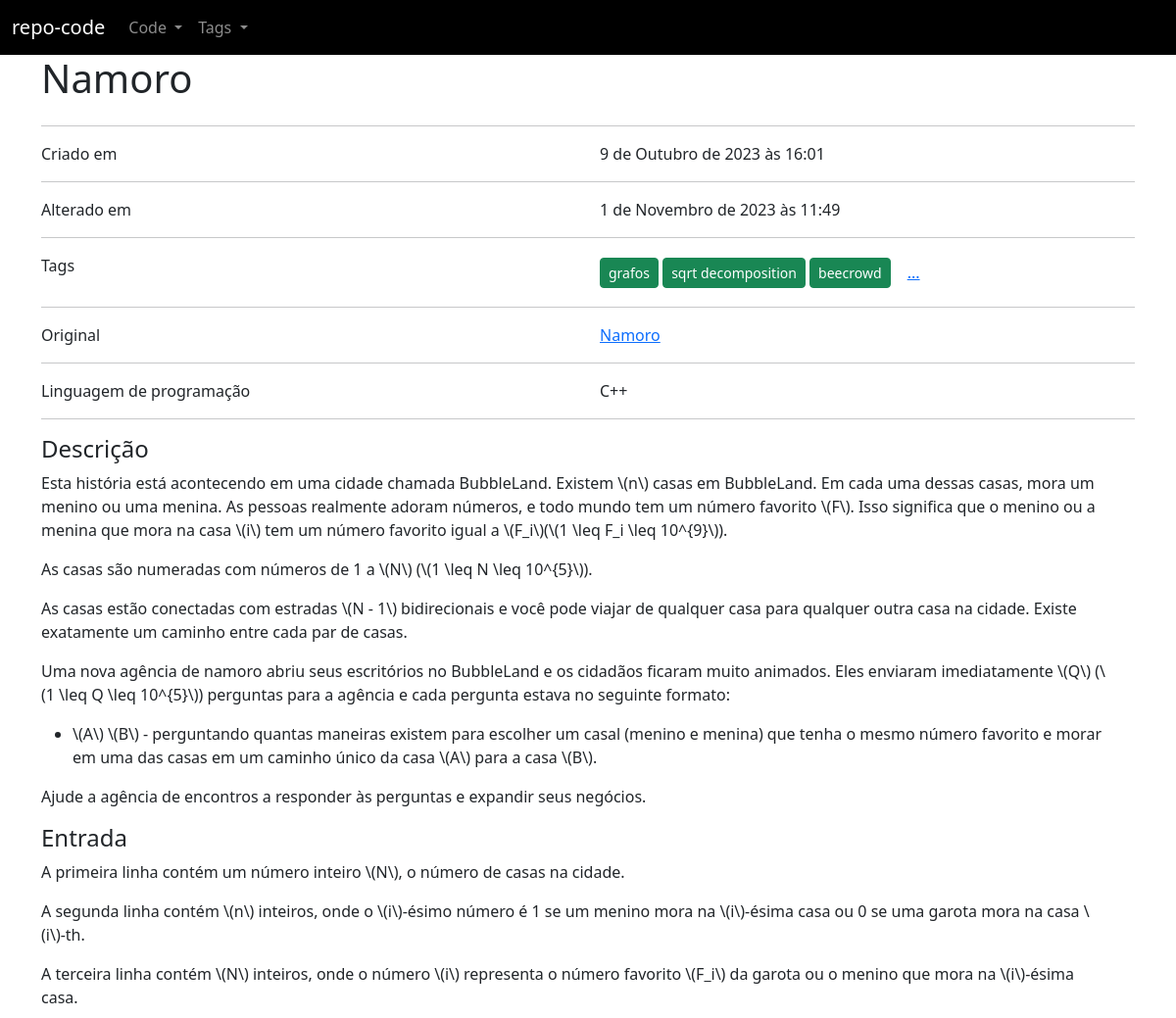
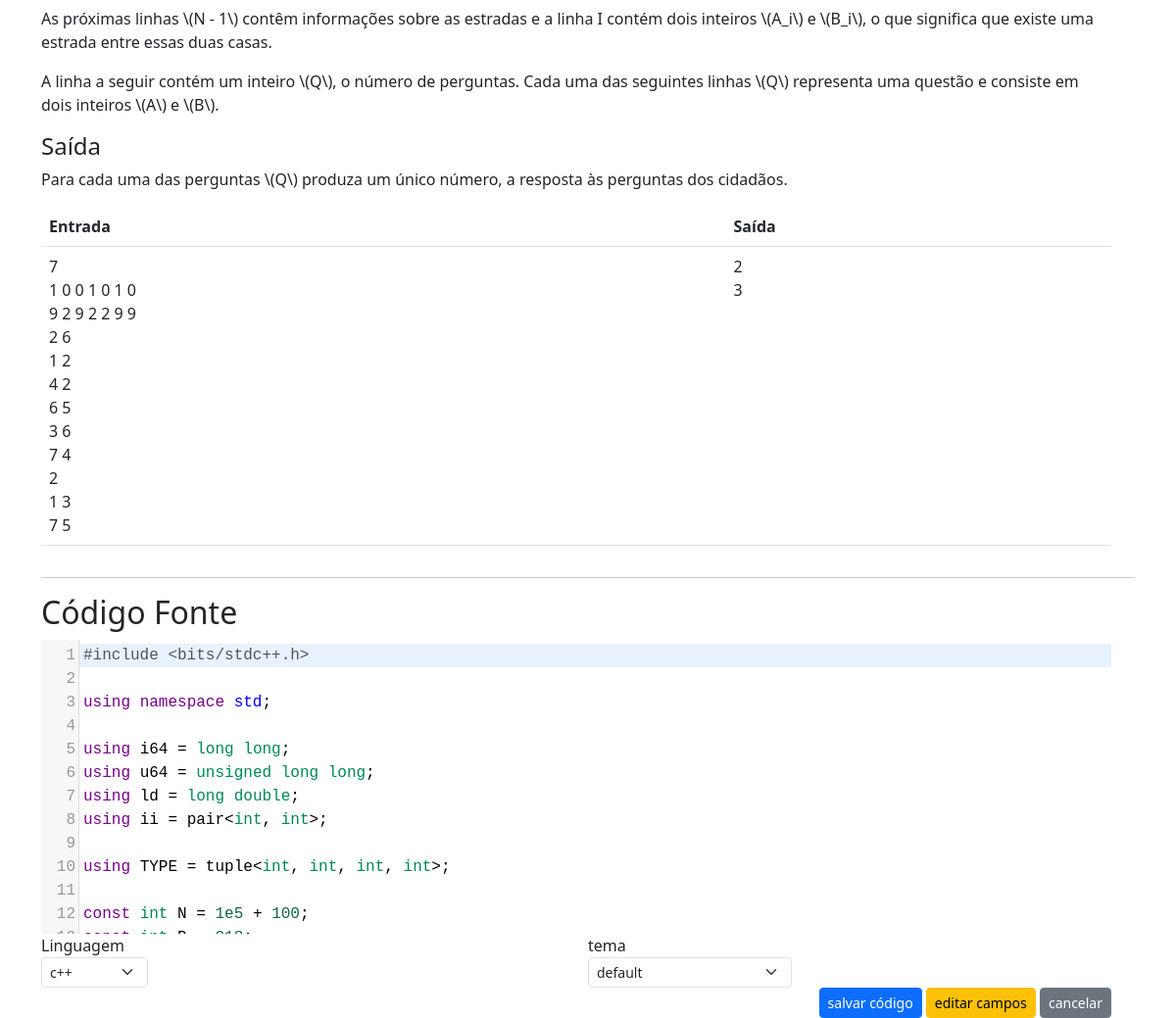
Screenshot of /repo/code/2/ with the database file from the repository (2 pictures, top to bottom).
### repo/models.py (models this page shows, shortened)
class Code(models.Model):
    LANGUAGE_CHOICES = (
        ("c++", "c++"),
        ("py", "python"),
        ("c", "c"),
        ("java", "java"),
        ("c#", "c#"),
        ("js", "javascript")
    )
    DICT_LANGUAGES_CHOICES = dict(LANGUAGE_CHOICES)
    title = models.CharField(max_length = 100)
    createdAt = models.DateTimeField(default = timezone.now)
    updatedAt = models.DateTimeField(default = timezone.now)
    description = models.TextField()
    source = models.TextField()
    tags = models.ManyToManyField(Tag)
    original = models.CharField(max_length = 100)
    language = models.CharField(max_length = 10, choices = LANGUAGE_CHOICES)
    def human_language(self):
        return self.DICT_LANGUAGES_CHOICES[self.language]
    def full_description(self):
        return f'<div class = "container">{self.description}</div>'

class Tag(models.Model):
    name = models.CharField(max_length = 50)
    human_name = models.CharField(max_length = 50)
    description = models.TextField()

### repo/code_views.py (the view)
# urls.py: path('<int:key>/', code_views.source, name = 'repo_code_view'),
@require_http_methods(['GET'])
def source(request, key):
    try:
        code = Code.objects.get(pk = key)
        partial_tags = code.tags.all()[:3]
        languages = sorted(Code.LANGUAGE_CHOICES, key = lambda x: x[1])
        themes = os.listdir(os.path.join('templates', 'static', 'js', 'codemirror', 'theme'))
        css_files = list(map(lambda f: os.path.join('js', 'codemirror', 'theme', f), themes))
        themes = list(map(lambda t: t.split('.')[0], themes))
        return render(request, 'code/code.html', {'source' : code, 'partial_tags': partial_tags, 'themes': themes, 'css_files': css_files, 'languages': languages})
    except ObjectDoesNotExist as ex:
        return render(request, '404.html', {'message': ex})

### repo/templates/code/code.html (shortened to what this page needs)
{% extends "base.html" %}
{% load static %}
{% block 'css' %}
<link href = "{% static 'js/codemirror/lib/codemirror.css' %}" rel="stylesheet">
<link href = "{% static 'js/codemirror/addon/hint/show-hint.css' %}" rel="stylesheet">
{% for css in css_files %}
    <link href = "{% static css %}" rel = "stylesheet">
{% endfor %}
{% endblock %}
{% block 'main' %}
<div class = "container">
    <div class = "row">
        <h1>{{ source.title }}</h1>
    </div>
    <hr>
    <div class = "row">
        <div class = "col">
            Criado em
        </div>
        <div class = "col">
            {{ source.createdAt }}
        </div>
    </div>
    <hr>
    <div class = "row">
        <div class = "col">
            Alterado em
        </div>
        <div class = "col">
            {{ source.updatedAt }}
        </div>
    </div>
    <hr>
    <div class = "row">
        <div class = "col">
            Tags
        </div>
        <div class = "col">
            {% for tag in partial_tags %}
                <a class = "btn btn-sm btn-success" href = "{% url 'repo_tag_view' tag.id %}"> {{ tag.human_name }} </a>
            {% endfor %}
            {% if source.tags.count > 3 %}
                <a class="btn btn-link" data-bs-toggle="modal" data-bs-target="#tagsModal"> ... </a>
            {% endif %}
        </div>
    </div>
    {% if source.original %}
    <hr>
    <div class = "row">
        <div class = "col">
            Original
        </div>
        <div class = "col">
            <a href = "{{source.original}}" target = "__blank"> {{ source.title }} </a>
        </div>
    </div>
    {% endif %}
    <hr>
    <div class = "row">
        <div class = "col">
            Linguagem de programação
        </div>
        <Div class = "col">
            {{ source.human_language.title }}
        </div>
    </div>
    <hr>
    <div class = "row">
        <div class = "row">
            <h4> Descrição </h4>
        </div>
        <div class = "row">
            {{ source.full_description | safe }}
        </div>
    </div>
    <hr>
    <div class = "row">
        <div class = "row">
            <h2> Código Fonte </h2>
        <div>
        <div class = "row">
            <form id = "sourceForm" method = "post" action = "{% url 'repo_code_update_source' source.id %}">
                <div class = "row">
                </div>
                <div class = "row">
                    <div class = "col">
                        <div class = "form-group">
                            <label> Linguagem </label>
                            <select id = "language" name = "language" class = "form-select form-select-sm w-auto" >
                                {% for lang, hu_lang in languages %}
                                    {% if source.language == lang %}
                                        <option value = "{{lang}}" selected> {{hu_lang}} </option>
                                    {% else %}
                                        <option value = "{{lang}}"> {{hu_lang}} </option>
                                    {% endif %}
                                {% endfor %}
                            </select>
                        </div>
                    </div>
                    <div class = "col">
                        <div class = "form-group">
                            <label> tema </label>
                            <select id = "theme" class = "form-select form-select-sm w-auto" >
                               <option selected> default </option>
                            </select>
                        </div>
                    </div>
                </div>
                <div class = "text-end">
                    <button type = "button" data-bs-toggle="modal" data-bs-target="#saveCodeModal" class = "btn btn-primary btn-sm"> salvar código </button>
                    <a class = "btn btn-warning btn-sm"  href = "{% url 'repo_code_update' source.id  %}"> editar campos </a> </h1>
                    <a class = "btn btn-secondary btn-sm" href = "{% url 'repo_code_view' source.id %}"> cancelar </a>
                </div>
            </form>
        </div>
    </div>
</div>
{% endblock %}

### rows the page displays
Code: title "Namoro", createdAt "9 de Outubro de 2023 às 16:01", updatedAt "1 de Novembro de 2023 às 11:49", human_language "C++", full_description "Esta história está acontecendo em uma cidade chamada BubbleLand. Existem \\(n\\) casas em BubbleLand. Em cada uma dessas casas, mora um menino ou uma menina. As pessoas realmente adoram números, e todo mundo tem um número favorito \\(F\\). Isso significa que o menino ou a menina que mora na casa \\(i\\) tem um número favorito igual a \\(F_i\\)(\\(1 \\leq F_i \\leq 10^{9}\\)). As casas são numeradas com números de 1 a \\(N\\) (\\(1 \\leq N \\leq 10^{5}\\)). As casas estão conectadas com estradas \\(N - 1\\) bidirecionais e você pode viajar de qualquer casa para qualquer outra casa na cidade. Existe exatamente um caminho entre cada par de casas. Uma nova agência de namoro abriu seus escritórios no BubbleLand e…", language "c++"
Tag: human_name "grafos"
Tag: human_name "sqrt decomposition"
Tag: human_name "beecrowd"
